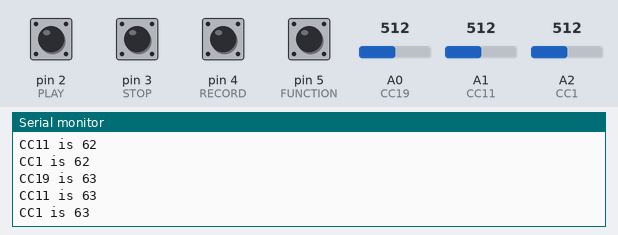
This sketch was run on a simulated Teensy 4. Parts: the last lines printed to the serial monitor. The test bench sets the inputs (shaded band); at power-on: pin 2 (PLAY), pin 3 (STOP), pin 4 (RECORD), pin 5 (FUNCTION) HIGH, A0 (CC19) = 512, A1 (CC11) = 512, A2 (CC1) = 512.

Above: at 1.2 s.
1.3 s: pin 2 (PLAY) pulled LOW for 0.15 s
At 2.6 s:
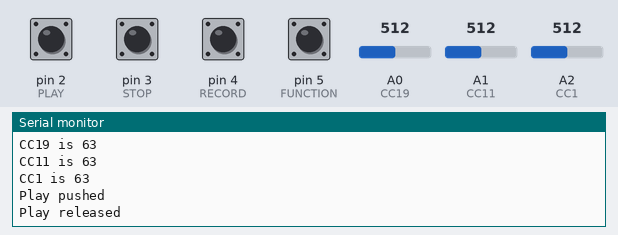
3.0 s: pin 3 (STOP) pulled LOW for 0.15 s
At 3.9 s:
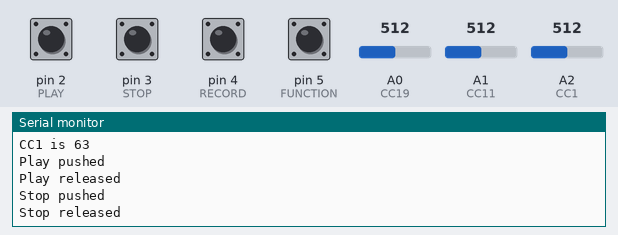
4.7 s: pin 4 (RECORD) pulled LOW for 0.15 s
At 6.1 s:
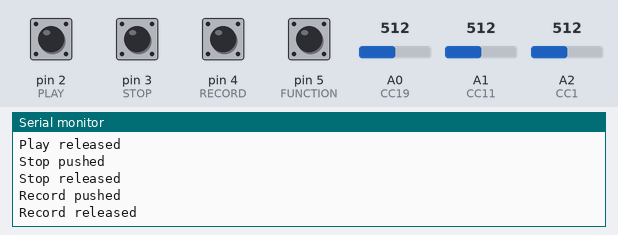
6.4 s: pin 5 (FUNCTION) pulled LOW for 0.15 s
At 7.6 s:
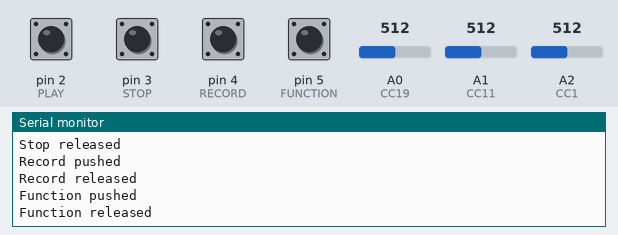
8.1 s: A0 (CC19) set to 716
At 9.3 s:
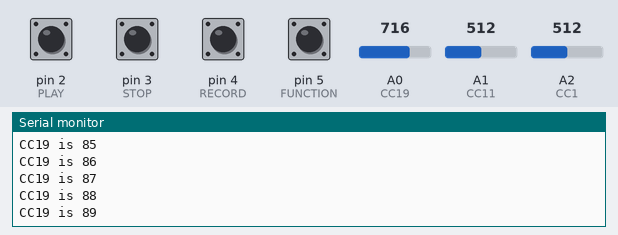
9.6 s: A1 (CC11) set to 716
At 10.7 s:
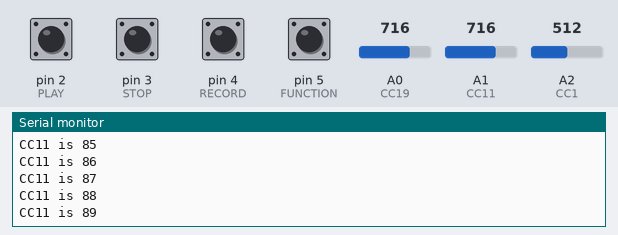
Timing chart, 0 to 12.1 s (numbered marks = the images above; inputs shaded):
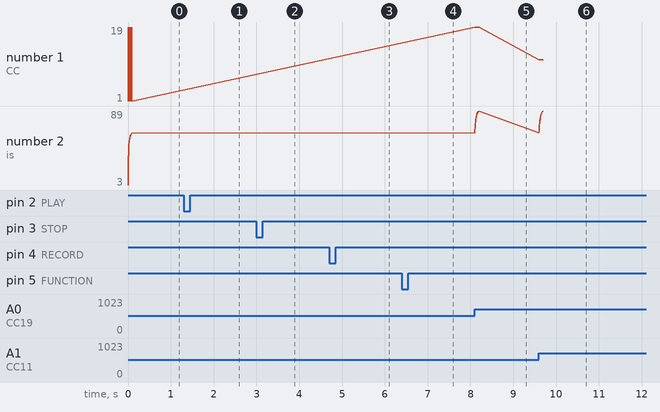

The sketch:

MidiController.ino
```cpp
// Midi Controller

#define SW1     2
#define SW2     3
#define SW3     4
#define SW4     5

#define PLAY      SW1
#define STOP      SW2
#define RECORD    SW3
#define FUNCTION  SW4

#define PLAY_CC       116
#define STOP_CC       117
#define RECORD_CC     118
#define FUNCTION_CC   119

#define BUTTON_VALUE    0x7F
#define BUTTON_CHANNEL  0x1

#define BUTTON_MODE INPUT_PULLUP

#define DEBOUNCE_MILLIS   100
elapsedMillis debounce_timer = 0;

#define CC19    14
#define CC11    15
#define CC1     16

#define SLIDER_INCREMENT    0.25
#define NEW_WEIGHT          0.05
#define SLIDER_MIN_VARIANCE 0.1
#define SENT_MIN_VARIANCE   1.0
#define SENT_MAX_VARIANCE   0.75

// Channel constants
#define CC_VOLUME_CONTROL_CHANNEL   0x1
#define CC19_VOLUME                 19
#define CC11_VOLUME                 11
#define CC1_VOLUME                  1
#define CC_VOLUME_VALUE_MASK        0x7F
#define CC_HEARTBEAT_TIMEOUT        5000

// Global variables
// CC19
float CC19_value = 0;
int CC19_last_value = (int)CC19_value;
int CC19_last_sent_value = CC19_last_value;
bool CC19_changing = false;
elapsedMillis CC19_heartbeat = 0;

// CC11
float CC11_value = 0;
int CC11_last_value = (int)CC11_value;
int CC11_last_sent_value = CC11_last_value;
bool CC11_changing = false;
elapsedMillis CC11_heartbeat = 0;

// CC1
float CC1_value = 0;
int CC1_last_value = (int)CC1_value;
int CC1_last_sent_value = CC1_last_value;
bool CC1_changing = false;
elapsedMillis CC1_heartbeat = 0;

// Buttons
bool PLAY_pushed = false;
bool STOP_pushed = false;
bool RECORD_pushed = false;
bool FUNCTION_pushed = false;

void setup() {

  // Initialize serial communication
  Serial.begin(115200);

  // Setup buttons
  pinMode(PLAY, BUTTON_MODE);
  pinMode(STOP, BUTTON_MODE);
  pinMode(RECORD, BUTTON_MODE);
  pinMode(FUNCTION, BUTTON_MODE);

  attachInterrupt(PLAY, PLAY_button_ISR, CHANGE);
  attachInterrupt(STOP, STOP_button_ISR, CHANGE);
  attachInterrupt(RECORD, RECORD_button_ISR, CHANGE);
  attachInterrupt(FUNCTION, FUNCTION_button_ISR, CHANGE);

}

void loop() {

  // Check channel 19
  check_channel_CC19();

  // Check channel 11
  check_channel_CC11();

  // Check channel 1
  check_channel_CC1();

}

// Check channel 19 slider
void check_channel_CC19(void){

  // Slider weight variable
  float OLD_WEIGHT = 1.0 - NEW_WEIGHT;

  // Read slider
  float temp_slide_value = SLIDER_INCREMENT * analogRead(CC19);

  // Check if noise or motion
  if(abs(temp_slide_value - CC19_value) > SENT_MIN_VARIANCE){

    CC19_changing = true;

  }
  else if(abs(temp_slide_value - CC19_value) < SENT_MAX_VARIANCE){

    CC19_changing = false;

  }

  // Update moving average
  if(CC19_changing){
    CC19_value = (NEW_WEIGHT * temp_slide_value) + (OLD_WEIGHT * CC19_value);
  }

  // Convert to int
  CC19_last_value = ((int)CC19_value) / 2;

  // Send value if changed
  // if((CC19_last_sent_value != CC19_last_value) || (CC19_heartbeat > CC_HEARTBEAT_TIMEOUT)){
  if(CC19_last_sent_value != CC19_last_value){

    CC19_last_sent_value = CC19_last_value;
    CC19_heartbeat = 0;

    Serial.print("CC19 is ");
    Serial.print(CC19_last_sent_value);
    Serial.print("\n");
    usbMIDI.sendControlChange(CC19_VOLUME, CC19_last_sent_value & CC_VOLUME_VALUE_MASK, CC_VOLUME_CONTROL_CHANNEL);

  }

}

// Check channel 11 slider
void check_channel_CC11(void){

  // Slider weight variable
  float OLD_WEIGHT = 1.0 - NEW_WEIGHT;

  // Read slider
  float temp_slide_value = SLIDER_INCREMENT * analogRead(CC11);

  // Check if noise or motion
  if(abs(temp_slide_value - CC11_value) > SENT_MIN_VARIANCE){

    CC11_changing = true;

  }
  else if(abs(temp_slide_value - CC11_value) < SENT_MAX_VARIANCE){

    CC11_changing = false;

  }

  // Update moving average
  if(CC11_changing){
    CC11_value = (NEW_WEIGHT * temp_slide_value) + (OLD_WEIGHT * CC11_value);
  }

  // Convert to int
  CC11_last_value = ((int)CC11_value) / 2;

  // Send value if changed
  // if((CC11_last_sent_value != CC11_last_value) || (CC11_heartbeat > CC_HEARTBEAT_TIMEOUT)){
  if(CC11_last_sent_value != CC11_last_value){

    CC11_last_sent_value = CC11_last_value;
    CC11_heartbeat = 0;

    Serial.print("CC11 is ");
    Serial.print(CC11_last_sent_value);
    Serial.print("\n");
    usbMIDI.sendControlChange(CC11_VOLUME, CC11_last_sent_value & CC_VOLUME_VALUE_MASK, CC_VOLUME_CONTROL_CHANNEL);

  }

}

// Check channel 1 slider
void check_channel_CC1(void){

  // Slider weight variable
  float OLD_WEIGHT = 1.0 - NEW_WEIGHT;

  // Read slider
  float temp_slide_value = SLIDER_INCREMENT * analogRead(CC1);

  // Check if noise or motion
  if(abs(temp_slide_value - CC1_value) > SENT_MIN_VARIANCE){

    CC1_changing = true;

  }
  else if(abs(temp_slide_value - CC1_value) < SENT_MAX_VARIANCE){

    CC1_changing = false;

  }

  // Update moving average
  if(CC1_changing){
    CC1_value = (NEW_WEIGHT * temp_slide_value) + (OLD_WEIGHT * CC1_value);
  }

  // Convert to int
  CC1_last_value = ((int)CC1_value) / 2;

  // Send value if changed
  // if((CC1_last_sent_value != CC1_last_value) || (CC1_heartbeat > CC_HEARTBEAT_TIMEOUT)){
  if(CC1_last_sent_value != CC1_last_value){

    CC1_last_sent_value = CC1_last_value;
    CC1_heartbeat = 0;

    Serial.print("CC1 is ");
    Serial.print(CC1_last_sent_value);
    Serial.print("\n");
    usbMIDI.sendControlChange(CC1_VOLUME, CC1_last_sent_value & CC_VOLUME_VALUE_MASK, CC_VOLUME_CONTROL_CHANNEL);

  }

}

void PLAY_button_ISR(void){

  // Check button
  if(!digitalRead(PLAY) && !PLAY_pushed){

    debounce_timer = 0;
    while(debounce_timer < DEBOUNCE_MILLIS){

      if(digitalRead(PLAY)) return;

    }

    PLAY_pushed = true;
    Serial.print("Play pushed\n");
    usbMIDI.sendControlChange(PLAY_CC, BUTTON_VALUE, BUTTON_CHANNEL);

  }
  else if(digitalRead(PLAY) && PLAY_pushed){

    debounce_timer = 0;
    while(debounce_timer < DEBOUNCE_MILLIS){

      if(!digitalRead(PLAY)) return;

    }

    Serial.print("Play released\n");
    PLAY_pushed = false;

  }

}

void STOP_button_ISR(void){

  // Check button
  if(!digitalRead(STOP) && !STOP_pushed){

    debounce_timer = 0;
    while(debounce_timer < DEBOUNCE_MILLIS){

      if(digitalRead(STOP)) return;

    }

    STOP_pushed = true;
    Serial.print("Stop pushed\n");
    usbMIDI.sendControlChange(STOP_CC, BUTTON_VALUE, BUTTON_CHANNEL);

  }
  else if(digitalRead(STOP) && STOP_pushed){

    debounce_timer = 0;
    while(debounce_timer < DEBOUNCE_MILLIS){

      if(!digitalRead(STOP)) return;

    }

    Serial.print("Stop released\n");
    STOP_pushed = false;

  }

}

void RECORD_button_ISR(void){

  // Check button
  if(!digitalRead(RECORD) && !RECORD_pushed){

    debounce_timer = 0;
    while(debounce_timer < DEBOUNCE_MILLIS){

      if(digitalRead(RECORD)) return;

    }

    RECORD_pushed = true;
    Serial.print("Record pushed\n");
    usbMIDI.sendControlChange(RECORD_CC, BUTTON_VALUE, BUTTON_CHANNEL);

  }
  else if(digitalRead(RECORD) && RECORD_pushed){

    debounce_timer = 0;
    while(debounce_timer < DEBOUNCE_MILLIS){

      if(!digitalRead(RECORD)) return;

    }

    Serial.print("Record released\n");
    RECORD_pushed = false;

  }

}

void FUNCTION_button_ISR(void){

  // Check button
  if(!digitalRead(FUNCTION) && !FUNCTION_pushed){

    debounce_timer = 0;
    while(debounce_timer < DEBOUNCE_MILLIS){

      if(digitalRead(FUNCTION)) return;

    }

    FUNCTION_pushed = true;
    Serial.print("Function pushed\n");
    usbMIDI.sendControlChange(FUNCTION_CC, BUTTON_VALUE, BUTTON_CHANNEL);

  }
  else if(digitalRead(FUNCTION) && FUNCTION_pushed){

    debounce_timer = 0;
    while(debounce_timer < DEBOUNCE_MILLIS){

      if(!digitalRead(FUNCTION)) return;

    }

    Serial.print("Function released\n");
    FUNCTION_pushed = false;

  }

}
```

Measured:
- after the input at 4.7 s, the serial monitor: prints a new line after 0.10 s (image 3)
- after the input at 6.4 s, the serial monitor: prints a new line after 0.10 s (image 4)
- after the input at 8.1 s, the serial monitor: prints a new line at once (image 5)
- after the input at 9.6 s, the serial monitor: prints a new line at once (image 6)
- plotted number 1: 1 → 19 after the input at 8.1 s, 19 → 11 after the input at 9.6 s
- plotted number 2: 63 → 89 after the input at 8.1 s
